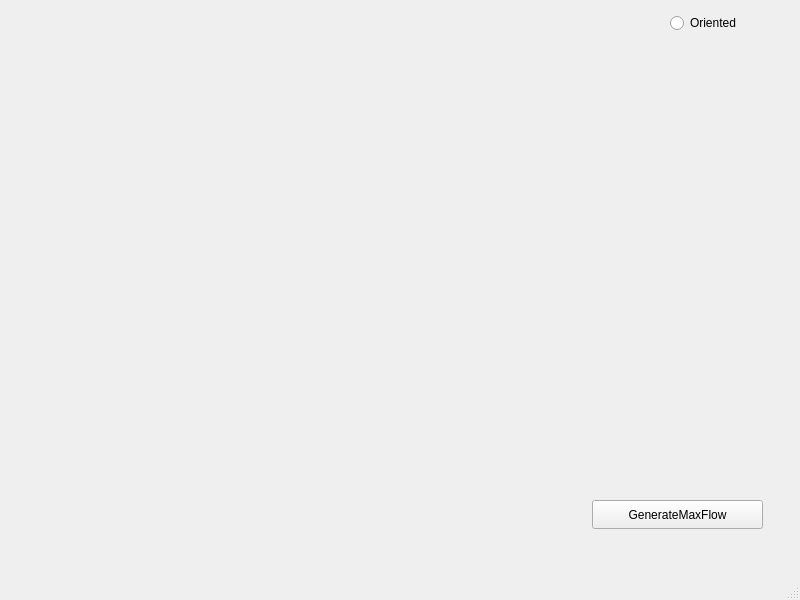
<?xml version="1.0" encoding="UTF-8"?>
<ui version="4.0">
 <class>MainWindow</class>
 <widget class="QMainWindow" name="MainWindow">
  <property name="geometry">
   <rect>
    <x>0</x>
    <y>0</y>
    <width>800</width>
    <height>600</height>
   </rect>
  </property>
  <property name="windowTitle">
   <string>MainWindow</string>
  </property>
  <widget class="QWidget" name="centralwidget">
   <widget class="QRadioButton" name="radioButton">
    <property name="geometry">
     <rect>
      <x>670</x>
      <y>10</y>
      <width>112</width>
      <height>26</height>
     </rect>
    </property>
    <property name="text">
     <string>Oriented</string>
    </property>
   </widget>
   <widget class="QPushButton" name="GenerateMaxFlow">
    <property name="geometry">
     <rect>
      <x>592</x>
      <y>500</y>
      <width>171</width>
      <height>29</height>
     </rect>
    </property>
    <property name="text">
     <string>GenerateMaxFlow</string>
    </property>
   </widget>
  </widget>
  <widget class="QMenuBar" name="menubar">
   <property name="geometry">
    <rect>
     <x>0</x>
     <y>0</y>
     <width>800</width>
     <height>25</height>
    </rect>
   </property>
  </widget>
  <widget class="QStatusBar" name="statusbar"/>
 </widget>
 <resources/>
 <connections/>
</ui>
